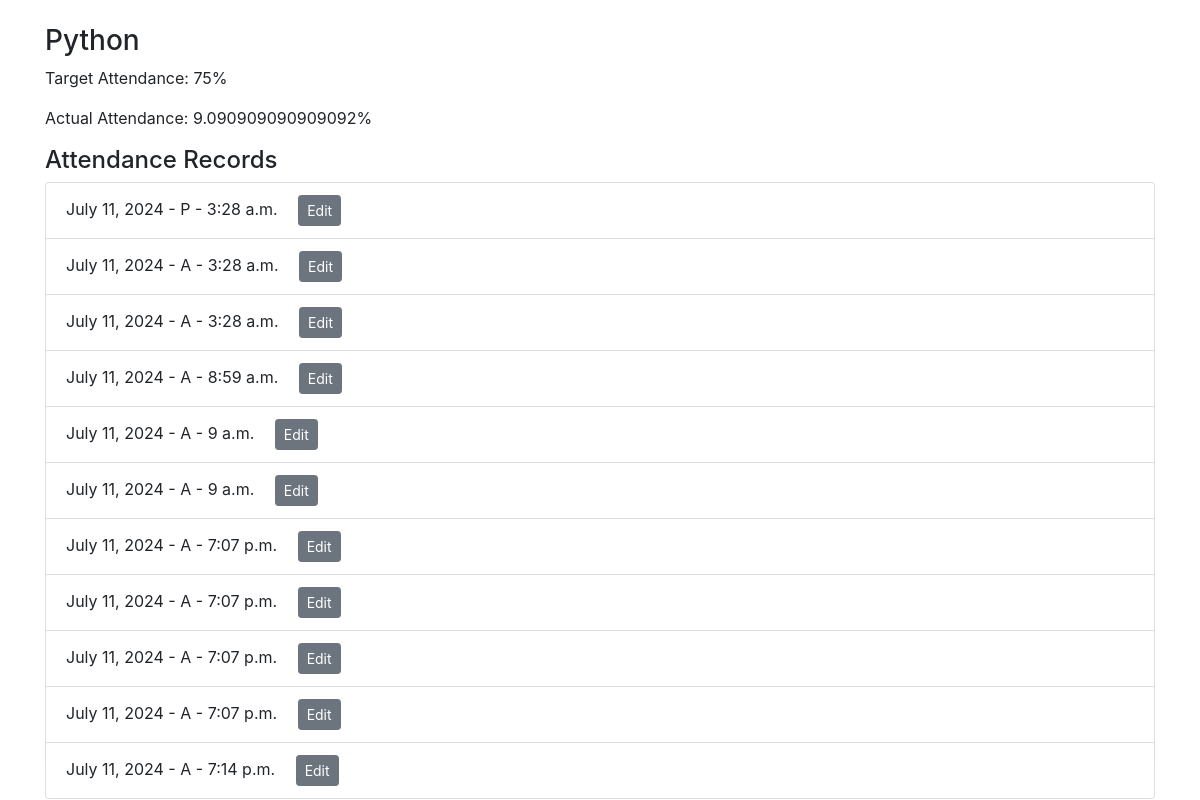
The app's page /attendance/subject/1/ (signed in) with its own data.
### attendance/models.py (models this page shows, shortened)
class Subject(models.Model):
    user = models.ForeignKey(CustomUser, on_delete=models.CASCADE)
    name = models.CharField(max_length=100)
    target_attendance = models.PositiveIntegerField()
    @property
    def attendance_percentage(self):
        total_present = AttendanceRecord.objects.filter(subject=self, status='P').count()
        total_absent = AttendanceRecord.objects.filter(subject=self, status='A').count()
        total = total_present + total_absent
        return ((total_present / total) * 100) if total > 0 else 0

class AttendanceRecord(models.Model):
    subject = models.ForeignKey(Subject, on_delete=models.CASCADE)
    date = models.DateField()
    time = models.TimeField()
    status = models.CharField(max_length=1, choices=[('P', 'Present'), ('A', 'Absent')])
    count = models.PositiveIntegerField(default=1)

### attendance/views.py (the view)
# urls.py: path('subject/<int:subject_id>/', views.subject_detail, name='subject_detail'),
@login_required
def subject_detail(request, subject_id):
    subject = get_object_or_404(Subject, id=subject_id, user=request.user)
    attendance_records = AttendanceRecord.objects.filter(subject=subject)
    total_present = attendance_records.filter(status='P').count()
    total_absent = attendance_records.filter(status='A').count()
    target = subject.target_attendance
    actual = subject.attendance_percentage
    if actual >= target:
        periods_to_skip = int((total_present * (100 - target)) / target - total_absent)
        attendance_status_message = f"You can miss {periods_to_skip} periods and still meet your target."
    else:
        periods_needed = int(((target * (total_present + total_absent)) - (100 * total_present)) / (100 - target))
        attendance_status_message = f"You need to attend {periods_needed} more periods to meet your target."
    return render(request, 'attendance/subject_detail.html', {
        'subject': subject,
        'attendance_records': attendance_records,
        'total_present': total_present,
        'total_absent': total_absent,
        'attendance_status_message': attendance_status_message,
        'form': SubjectForm(instance=subject)
    })

### attendance/templates/attendance/subject_detail.html (shortened to what this page needs)
<!DOCTYPE html>
<html>
<head>
    <link href="https://maxcdn.bootstrapcdn.com/bootstrap/4.5.2/css/bootstrap.min.css" rel="stylesheet">
</head>
<body>
    <div class="container">
        <h3 class="mt-4">{{ subject.name }}</h3>
        <p>Target Attendance: {{ subject.target_attendance }}%</p>
        <p>Actual Attendance: {{ subject.attendance_percentage }}%</p>
        <h4>Attendance Records</h4>
        <ul class="list-group">
            {% for record in attendance_records %}
                <li class="list-group-item">
                    {{ record.date }} - {{ record.status }} - {{ record.time }}
                    <a class="btn btn-secondary btn-sm ml-3" href="{% url 'attendance:edit_attendance_record' record.id %}">Edit</a>
                </li>
            {% endfor %}
        </ul>
    </div>
</body>
</html>

### records on screen
Subject: name "Python", target_attendance "75", attendance_percentage "9.090909090909092"
AttendanceRecord: date "July 11, 2024", status "P", time "3:28 a.m."
AttendanceRecord: date "July 11, 2024", status "A", time "3:28 a.m."
AttendanceRecord: date "July 11, 2024", status "A", time "3:28 a.m."
AttendanceRecord: date "July 11, 2024", status "A", time "8:59 a.m."
AttendanceRecord: date "July 11, 2024", status "A", time "9 a.m."
AttendanceRecord: date "July 11, 2024", status "A", time "9 a.m."
AttendanceRecord: date "July 11, 2024", status "A", time "7:07 p.m."
AttendanceRecord: date "July 11, 2024", status "A", time "7:07 p.m."
AttendanceRecord: date "July 11, 2024", status "A", time "7:07 p.m."
AttendanceRecord: date "July 11, 2024", status "A", time "7:07 p.m."
AttendanceRecord: date "July 11, 2024", status "A", time "7:14 p.m."
